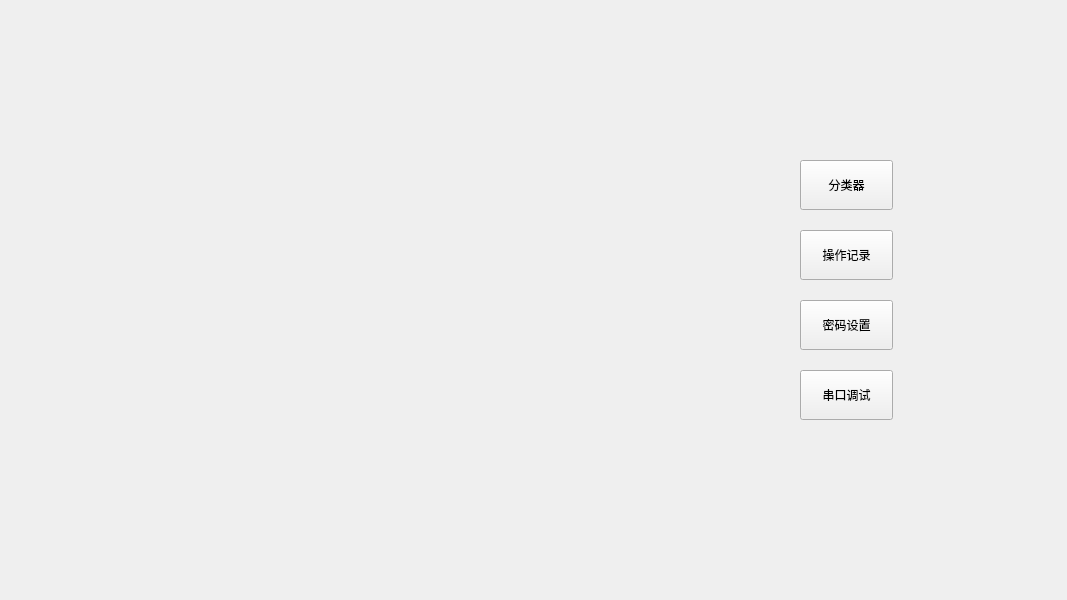
<?xml version="1.0" encoding="UTF-8"?>
<ui version="4.0">
 <class>Set</class>
 <widget class="QWidget" name="Set">
  <property name="geometry">
   <rect>
    <x>0</x>
    <y>0</y>
    <width>1067</width>
    <height>600</height>
   </rect>
  </property>
  <property name="windowTitle">
   <string>Form</string>
  </property>
  <widget class="QPushButton" name="class_btn">
   <property name="geometry">
    <rect>
     <x>800</x>
     <y>160</y>
     <width>93</width>
     <height>50</height>
    </rect>
   </property>
   <property name="text">
    <string>分类器</string>
   </property>
  </widget>
  <widget class="QPushButton" name="list_btn">
   <property name="geometry">
    <rect>
     <x>800</x>
     <y>230</y>
     <width>93</width>
     <height>50</height>
    </rect>
   </property>
   <property name="text">
    <string>操作记录</string>
   </property>
  </widget>
  <widget class="QPushButton" name="password_btn">
   <property name="geometry">
    <rect>
     <x>800</x>
     <y>300</y>
     <width>93</width>
     <height>50</height>
    </rect>
   </property>
   <property name="text">
    <string>密码设置</string>
   </property>
  </widget>
  <widget class="QPushButton" name="debug_btn">
   <property name="geometry">
    <rect>
     <x>800</x>
     <y>370</y>
     <width>93</width>
     <height>50</height>
    </rect>
   </property>
   <property name="text">
    <string>串口调试</string>
   </property>
  </widget>
  <widget class="QStackedWidget" name="stacked_set">
   <property name="geometry">
    <rect>
     <x>170</x>
     <y>80</y>
     <width>591</width>
     <height>521</height>
    </rect>
   </property>
   <property name="currentIndex">
    <number>3</number>
   </property>
   <widget class="Classifier" name="classifier"/>
   <widget class="Record" name="record"/>
   <widget class="Password" name="password"/>
   <widget class="MainDebug" name="debug"/>
  </widget>
 </widget>
 <customwidgets>
  <customwidget>
   <class>Classifier</class>
   <extends>QWidget</extends>
   <header>classifier.h</header>
   <container>1</container>
  </customwidget>
  <customwidget>
   <class>Record</class>
   <extends>QWidget</extends>
   <header>record.h</header>
   <container>1</container>
  </customwidget>
  <customwidget>
   <class>Password</class>
   <extends>QWidget</extends>
   <header>password.h</header>
   <container>1</container>
  </customwidget>
  <customwidget>
   <class>MainDebug</class>
   <extends>QWidget</extends>
   <header>maindebug.h</header>
   <container>1</container>
  </customwidget>
 </customwidgets>
 <resources/>
 <connections/>
</ui>
